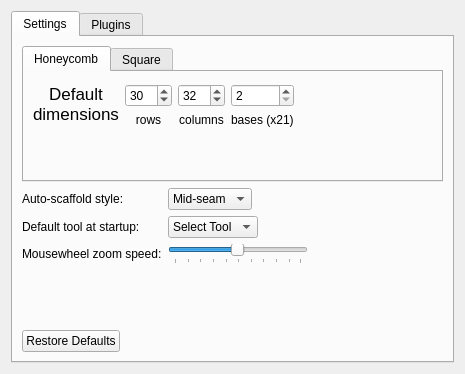
<?xml version="1.0" encoding="UTF-8"?>
<ui version="4.0">
 <class>Preferences</class>
 <widget class="QWidget" name="Preferences">
  <property name="geometry">
   <rect>
    <x>0</x>
    <y>0</y>
    <width>465</width>
    <height>374</height>
   </rect>
  </property>
  <property name="sizePolicy">
   <sizepolicy hsizetype="Preferred" vsizetype="Preferred">
    <horstretch>0</horstretch>
    <verstretch>0</verstretch>
   </sizepolicy>
  </property>
  <property name="windowTitle">
   <string>Preferences</string>
  </property>
  <layout class="QVBoxLayout" name="verticalLayout">
   <item>
    <widget class="QTabWidget" name="tabWidget">
     <property name="currentIndex">
      <number>0</number>
     </property>
     <widget class="QWidget" name="settings">
      <attribute name="title">
       <string>Settings</string>
      </attribute>
      <layout class="QVBoxLayout" name="verticalLayout_4">
       <item>
        <widget class="QTabWidget" name="tabWidget_2">
         <property name="sizePolicy">
          <sizepolicy hsizetype="Expanding" vsizetype="Preferred">
           <horstretch>0</horstretch>
           <verstretch>0</verstretch>
          </sizepolicy>
         </property>
         <property name="currentIndex">
          <number>0</number>
         </property>
         <widget class="QWidget" name="tab_honeycomb">
          <attribute name="icon">
           <iconset resource="ui.dialogs.dialogicons.qrc">
            <normaloff>:/part/dlg_honeycomb</normaloff>:/part/dlg_honeycomb</iconset>
          </attribute>
          <attribute name="title">
           <string>Honeycomb</string>
          </attribute>
          <layout class="QVBoxLayout" name="verticalLayout_3">
           <item>
            <layout class="QFormLayout" name="formLayout_3">
             <property name="fieldGrowthPolicy">
              <enum>QFormLayout::FieldGrowthPolicy::FieldsStayAtSizeHint</enum>
             </property>
             <property name="topMargin">
              <number>0</number>
             </property>
             <property name="bottomMargin">
              <number>0</number>
             </property>
             <item row="0" column="0">
              <widget class="QLabel" name="dimensionsLabel1">
               <property name="text">
                <string>&lt;!DOCTYPE HTML PUBLIC &quot;-//W3C//DTD HTML 4.0//EN&quot; &quot;http://www.w3.org/TR/REC-html40/strict.dtd&quot;&gt;
&lt;html&gt;&lt;head&gt;&lt;meta name=&quot;qrichtext&quot; content=&quot;1&quot; /&gt;&lt;style type=&quot;text/css&quot;&gt;
p, li { white-space: pre-wrap; }
&lt;/style&gt;&lt;/head&gt;&lt;body style=&quot; font-family:'Lucida Grande'; font-size:13pt; font-weight:400; font-style:normal;&quot;&gt;
&lt;p align=&quot;center&quot; style=&quot; margin-top:0px; margin-bottom:0px; margin-left:0px; margin-right:0px; -qt-block-indent:0; text-indent:0px;&quot;&gt;Default&lt;/p&gt;
&lt;p align=&quot;center&quot; style=&quot; margin-top:0px; margin-bottom:0px; margin-left:0px; margin-right:0px; -qt-block-indent:0; text-indent:0px;&quot;&gt;dimensions&lt;/p&gt;&lt;/body&gt;&lt;/html&gt;</string>
               </property>
              </widget>
             </item>
             <item row="0" column="1">
              <layout class="QGridLayout" name="honeycombGLayout">
               <property name="topMargin">
                <number>3</number>
               </property>
               <property name="horizontalSpacing">
                <number>-1</number>
               </property>
               <item row="0" column="0">
                <widget class="QSpinBox" name="honeycombRowsSpinBox">
                 <property name="minimum">
                  <number>6</number>
                 </property>
                 <property name="maximum">
                  <number>200</number>
                 </property>
                 <property name="value">
                  <number>30</number>
                 </property>
                </widget>
               </item>
               <item row="0" column="1">
                <widget class="QSpinBox" name="honeycombColsSpinBox">
                 <property name="minimum">
                  <number>6</number>
                 </property>
                 <property name="maximum">
                  <number>200</number>
                 </property>
                 <property name="value">
                  <number>32</number>
                 </property>
                </widget>
               </item>
               <item row="1" column="0">
                <widget class="QLabel" name="hRowsLabel">
                 <property name="text">
                  <string>rows</string>
                 </property>
                 <property name="alignment">
                  <set>Qt::AlignCenter</set>
                 </property>
                </widget>
               </item>
               <item row="1" column="1">
                <widget class="QLabel" name="hColsLabel">
                 <property name="text">
                  <string>columns</string>
                 </property>
                 <property name="alignment">
                  <set>Qt::AlignCenter</set>
                 </property>
                </widget>
               </item>
               <item row="0" column="2">
                <widget class="QSpinBox" name="honeycombStepsSpinBox">
                 <property name="minimum">
                  <number>2</number>
                 </property>
                 <property name="maximum">
                  <number>2000</number>
                 </property>
                 <property name="singleStep">
                  <number>1</number>
                 </property>
                 <property name="value">
                  <number>2</number>
                 </property>
                </widget>
               </item>
               <item row="1" column="2">
                <widget class="QLabel" name="hBasesLabel">
                 <property name="text">
                  <string>bases (x21)</string>
                 </property>
                </widget>
               </item>
              </layout>
             </item>
            </layout>
           </item>
          </layout>
         </widget>
         <widget class="QWidget" name="tab_square">
          <attribute name="icon">
           <iconset resource="ui.dialogs.dialogicons.qrc">
            <normaloff>:/part/dlg_square</normaloff>:/part/dlg_square</iconset>
          </attribute>
          <attribute name="title">
           <string>Square</string>
          </attribute>
          <layout class="QVBoxLayout" name="verticalLayout_2">
           <item>
            <layout class="QFormLayout" name="formLayout_2">
             <property name="topMargin">
              <number>0</number>
             </property>
             <property name="bottomMargin">
              <number>0</number>
             </property>
             <item row="0" column="0">
              <widget class="QLabel" name="dimensionsLabel2">
               <property name="text">
                <string>&lt;!DOCTYPE HTML PUBLIC &quot;-//W3C//DTD HTML 4.0//EN&quot; &quot;http://www.w3.org/TR/REC-html40/strict.dtd&quot;&gt;
&lt;html&gt;&lt;head&gt;&lt;meta name=&quot;qrichtext&quot; content=&quot;1&quot; /&gt;&lt;style type=&quot;text/css&quot;&gt;
p, li { white-space: pre-wrap; }
&lt;/style&gt;&lt;/head&gt;&lt;body style=&quot; font-family:'Lucida Grande'; font-size:13pt; font-weight:400; font-style:normal;&quot;&gt;
&lt;p align=&quot;center&quot; style=&quot; margin-top:0px; margin-bottom:0px; margin-left:0px; margin-right:0px; -qt-block-indent:0; text-indent:0px;&quot;&gt;Default&lt;/p&gt;
&lt;p align=&quot;center&quot; style=&quot; margin-top:0px; margin-bottom:0px; margin-left:0px; margin-right:0px; -qt-block-indent:0; text-indent:0px;&quot;&gt;dimensions&lt;/p&gt;&lt;/body&gt;&lt;/html&gt;</string>
               </property>
              </widget>
             </item>
             <item row="0" column="1">
              <layout class="QGridLayout" name="squareGLayout">
               <property name="topMargin">
                <number>3</number>
               </property>
               <property name="horizontalSpacing">
                <number>-1</number>
               </property>
               <item row="0" column="0">
                <widget class="QSpinBox" name="squareRowsSpinBox">
                 <property name="minimum">
                  <number>6</number>
                 </property>
                 <property name="maximum">
                  <number>200</number>
                 </property>
                 <property name="value">
                  <number>30</number>
                 </property>
                </widget>
               </item>
               <item row="0" column="1">
                <widget class="QSpinBox" name="squareColsSpinBox">
                 <property name="minimum">
                  <number>6</number>
                 </property>
                 <property name="maximum">
                  <number>200</number>
                 </property>
                 <property name="value">
                  <number>30</number>
                 </property>
                </widget>
               </item>
               <item row="1" column="0">
                <widget class="QLabel" name="sRowsLabel">
                 <property name="text">
                  <string>rows</string>
                 </property>
                 <property name="alignment">
                  <set>Qt::AlignCenter</set>
                 </property>
                </widget>
               </item>
               <item row="1" column="1">
                <widget class="QLabel" name="sColsLabel">
                 <property name="text">
                  <string>columns</string>
                 </property>
                 <property name="alignment">
                  <set>Qt::AlignCenter</set>
                 </property>
                </widget>
               </item>
               <item row="0" column="2">
                <widget class="QSpinBox" name="squareStepsSpinBox">
                 <property name="minimum">
                  <number>2</number>
                 </property>
                 <property name="maximum">
                  <number>2000</number>
                 </property>
                </widget>
               </item>
               <item row="1" column="2">
                <widget class="QLabel" name="sBasesLabel">
                 <property name="text">
                  <string>bases (x32)</string>
                 </property>
                </widget>
               </item>
              </layout>
             </item>
            </layout>
           </item>
          </layout>
         </widget>
        </widget>
       </item>
       <item>
        <layout class="QFormLayout" name="formLayout">
         <property name="fieldGrowthPolicy">
          <enum>QFormLayout::FieldGrowthPolicy::FieldsStayAtSizeHint</enum>
         </property>
         <item row="1" column="0">
          <widget class="QLabel" name="autoscafLabel">
           <property name="text">
            <string>Auto-scaffold style:</string>
           </property>
          </widget>
         </item>
         <item row="1" column="1">
          <widget class="QComboBox" name="autoScafComboBox">
           <item>
            <property name="text">
             <string>Mid-seam</string>
            </property>
           </item>
           <item>
            <property name="text">
             <string>Raster</string>
            </property>
           </item>
          </widget>
         </item>
         <item row="3" column="0">
          <widget class="QLabel" name="zoomSpeedLabel">
           <property name="text">
            <string>Mousewheel zoom speed:</string>
           </property>
          </widget>
         </item>
         <item row="3" column="1">
          <widget class="QSlider" name="zoomSpeedSlider">
           <property name="minimumSize">
            <size>
             <width>140</width>
             <height>0</height>
            </size>
           </property>
           <property name="minimum">
            <number>1</number>
           </property>
           <property name="maximum">
            <number>100</number>
           </property>
           <property name="singleStep">
            <number>1</number>
           </property>
           <property name="value">
            <number>50</number>
           </property>
           <property name="orientation">
            <enum>Qt::Horizontal</enum>
           </property>
           <property name="invertedControls">
            <bool>false</bool>
           </property>
           <property name="tickPosition">
            <enum>QSlider::TicksBelow</enum>
           </property>
           <property name="tickInterval">
            <number>0</number>
           </property>
          </widget>
         </item>
         <item row="2" column="1">
          <widget class="QComboBox" name="defaultToolComboBox">
           <property name="layoutDirection">
            <enum>Qt::LeftToRight</enum>
           </property>
           <property name="currentIndex">
            <number>0</number>
           </property>
           <item>
            <property name="text">
             <string>Select Tool</string>
            </property>
            <property name="icon">
             <iconset resource="ui.dialogs.dialogicons.qrc">
              <normaloff>:/pathtools/dlg_select</normaloff>:/pathtools/dlg_select</iconset>
            </property>
           </item>
           <item>
            <property name="text">
             <string>Pencil Tool</string>
            </property>
            <property name="icon">
             <iconset resource="ui.dialogs.dialogicons.qrc">
              <normaloff>:/pathtools/dlg_pencil</normaloff>:/pathtools/dlg_pencil</iconset>
            </property>
           </item>
           <item>
            <property name="text">
             <string>Paint</string>
            </property>
            <property name="icon">
             <iconset resource="ui.dialogs.dialogicons.qrc">
              <normaloff>:/pathtools/dlg_paint</normaloff>:/pathtools/dlg_paint</iconset>
            </property>
           </item>
           <item>
            <property name="text">
             <string>Add Seq</string>
            </property>
            <property name="icon">
             <iconset resource="ui.dialogs.dialogicons.qrc">
              <normaloff>:/pathtools/dlg_addseq</normaloff>:/pathtools/dlg_addseq</iconset>
            </property>
           </item>
          </widget>
         </item>
         <item row="2" column="0">
          <widget class="QLabel" name="defaultToolLabel">
           <property name="text">
            <string>Default tool at startup:</string>
           </property>
          </widget>
         </item>
        </layout>
       </item>
       <item>
        <widget class="QDialogButtonBox" name="buttonBox">
         <property name="standardButtons">
          <set>QDialogButtonBox::RestoreDefaults</set>
         </property>
        </widget>
       </item>
      </layout>
     </widget>
     <widget class="QWidget" name="plugins">
      <attribute name="title">
       <string>Plugins</string>
      </attribute>
      <layout class="QVBoxLayout" name="verticalLayout_5">
       <item>
        <widget class="QTableWidget" name="pluginTableWidget">
         <attribute name="horizontalHeaderStretchLastSection">
          <bool>true</bool>
         </attribute>
         <column>
          <property name="text">
           <string>Path</string>
          </property>
         </column>
        </widget>
       </item>
       <item>
        <widget class="QPushButton" name="addPluginButton">
         <property name="text">
          <string>Add Plugin</string>
         </property>
        </widget>
       </item>
      </layout>
     </widget>
    </widget>
   </item>
  </layout>
  <action name="actionClose">
   <property name="text">
    <string>Close</string>
   </property>
   <property name="shortcut">
    <string>Ctrl+W</string>
   </property>
  </action>
 </widget>
 <tabstops>
  <tabstop>zoomSpeedSlider</tabstop>
 </tabstops>
 <resources>
  <include location="ui.dialogs.dialogicons.qrc"/>
 </resources>
 <connections/>
 <slots>
  <slot>addPlugin()</slot>
  <slot>handleButtonClick(QAbstractButton*)</slot>
  <slot>setHoneycombRows(int)</slot>
  <slot>setHoneycombCols(int)</slot>
  <slot>setHoneycombSteps(int)</slot>
  <slot>setSquareRows(int)</slot>
  <slot>setSquareCols(int)</slot>
  <slot>setSquareSteps(int)</slot>
  <slot>setAutoScaf(int)</slot>
  <slot>setStartupTool(int)</slot>
  <slot>setZoomSpeed(int)</slot>
 </slots>
</ui>
